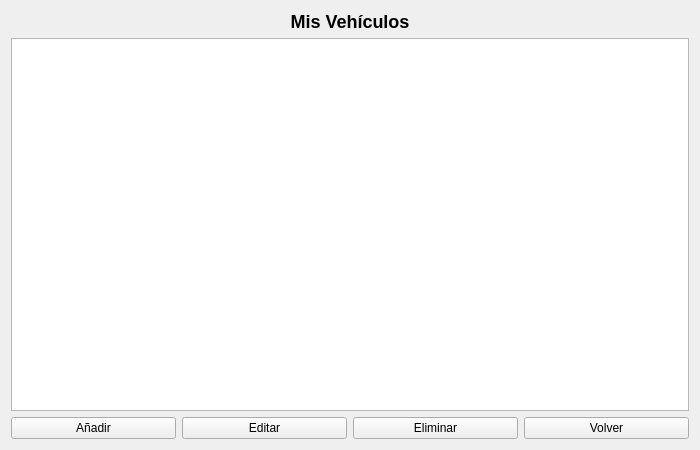
<?xml version="1.0" encoding="UTF-8"?>
<ui version="4.0">
 <class>VentanaVehiculos</class>
 <widget class="QWidget" name="VentanaVehiculos">
  <property name="geometry">
   <rect>
    <x>0</x>
    <y>0</y>
    <width>700</width>
    <height>450</height>
   </rect>
  </property>
  <property name="windowTitle">
   <string>Gestión de Vehículos</string>
  </property>
  <layout class="QVBoxLayout" name="verticalLayout">
   <item>
    <widget class="QLabel" name="labelTitulo">
     <property name="text">
      <string>Mis Vehículos</string>
     </property>
     <property name="alignment">
      <set>Qt::AlignCenter</set>
     </property>
     <property name="styleSheet">
      <string>font-size:18px; font-weight:bold;</string>
     </property>
    </widget>
   </item>

   <item>
    <widget class="QTableWidget" name="tableVehiculos"/>
   </item>

   <item>
    <layout class="QHBoxLayout" name="horizontalLayoutButtons">
     <item>
      <widget class="QPushButton" name="botonAnadir">
       <property name="text">
        <string>Añadir</string>
       </property>
      </widget>
     </item>
     <item>
      <widget class="QPushButton" name="botonEditar">
       <property name="text">
        <string>Editar</string>
       </property>
      </widget>
     </item>
     <item>
      <widget class="QPushButton" name="botonEliminar">
       <property name="text">
        <string>Eliminar</string>
       </property>
      </widget>
     </item>
     <item>
      <widget class="QPushButton" name="botonVolver">
       <property name="text">
        <string>Volver</string>
       </property>
      </widget>
     </item>
    </layout>
   </item>

  </layout>
 </widget>
 <resources/>
 <connections/>
</ui>
